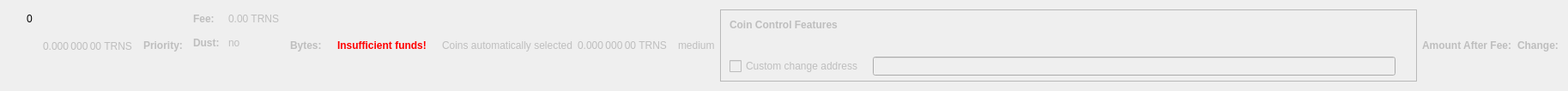
    <widget class="QWidget" name="dummyHideWidget" native="true">
     <property name="maximumSize">
      <size>
       <width>100</width>
       <height>22</height>
      </size>
     </property>
     <layout class="QHBoxLayout" name="dummyHideLayout">
      <item>
       <layout class="QFormLayout" name="formLayoutCoinControl1">
        <property name="horizontalSpacing">
         <number>10</number>
        </property>
        <property name="verticalSpacing">
         <number>14</number>
        </property>
        <property name="leftMargin">
         <number>10</number>
        </property>
        <property name="topMargin">
         <number>4</number>
        </property>
        <property name="rightMargin">
         <number>6</number>
        </property>
        <item row="0" column="1">
         <widget class="QLabel" name="labelCoinControlBytes">
          <property name="cursor">
           <cursorShape>IBeamCursor</cursorShape>
          </property>
          <property name="contextMenuPolicy">
           <enum>Qt::ActionsContextMenu</enum>
          </property>
          <property name="text">
           <string notr="true">0</string>
          </property>
          <property name="textInteractionFlags">
           <set>Qt::LinksAccessibleByMouse|Qt::TextSelectableByKeyboard|Qt::TextSelectableByMouse</set>
          </property>
         </widget>
        </item>
       </layout>
      </item>
      <item>
       <widget class="QLabel" name="labelCoinControlAfterFee">
        <property name="enabled">
         <bool>false</bool>
        </property>
        <property name="sizePolicy">
         <sizepolicy hsizetype="Fixed" vsizetype="Fixed">
          <horstretch>0</horstretch>
          <verstretch>0</verstretch>
         </sizepolicy>
        </property>
        <property name="minimumSize">
         <size>
          <width>111</width>
          <height>12</height>
         </size>
        </property>
        <property name="maximumSize">
         <size>
          <width>111</width>
          <height>12</height>
         </size>
        </property>
        <property name="cursor">
         <cursorShape>IBeamCursor</cursorShape>
        </property>
        <property name="contextMenuPolicy">
         <enum>Qt::ActionsContextMenu</enum>
        </property>
        <property name="text">
         <string notr="true">0.000 000 00 TRNS</string>
        </property>
        <property name="textInteractionFlags">
         <set>Qt::LinksAccessibleByMouse|Qt::TextSelectableByKeyboard|Qt::TextSelectableByMouse</set>
        </property>
       </widget>
      </item>
      <item>
       <widget class="QLabel" name="labelCoinControlPriorityText">
        <property name="enabled">
         <bool>false</bool>
        </property>
        <property name="font">
         <font>
          <weight>75</weight>
          <bold>true</bold>
         </font>
        </property>
        <property name="text">
         <string>Priority:</string>
        </property>
       </widget>
      </item>
      <item>
       <layout class="QHBoxLayout" name="horizontalLayout"/>
      </item>
      <item>
       <layout class="QFormLayout" name="formLayoutCoinControl3">
        <property name="horizontalSpacing">
         <number>10</number>
        </property>
        <property name="verticalSpacing">
         <number>14</number>
        </property>
        <property name="leftMargin">
         <number>6</number>
        </property>
        <property name="topMargin">
         <number>4</number>
        </property>
        <property name="rightMargin">
         <number>6</number>
        </property>
        <item row="0" column="0">
         <widget class="QLabel" name="labelCoinControlFeeText">
          <property name="enabled">
           <bool>false</bool>
          </property>
          <property name="font">
           <font>
            <weight>75</weight>
            <bold>true</bold>
           </font>
          </property>
          <property name="text">
           <string>Fee:</string>
          </property>
          <property name="margin">
           <number>0</number>
          </property>
         </widget>
        </item>
        <item row="0" column="1">
         <widget class="QLabel" name="labelCoinControlFee">
          <property name="enabled">
           <bool>false</bool>
          </property>
          <property name="cursor">
           <cursorShape>IBeamCursor</cursorShape>
          </property>
          <property name="contextMenuPolicy">
           <enum>Qt::ActionsContextMenu</enum>
          </property>
          <property name="text">
           <string notr="true">0.00 TRNS</string>
          </property>
          <property name="textInteractionFlags">
           <set>Qt::LinksAccessibleByMouse|Qt::TextSelectableByKeyboard|Qt::TextSelectableByMouse</set>
          </property>
         </widget>
        </item>
        <item row="1" column="0">
         <widget class="QLabel" name="labelCoinControlLowOutputText">
          <property name="enabled">
           <bool>false</bool>
          </property>
          <property name="font">
           <font>
            <weight>75</weight>
            <bold>true</bold>
           </font>
          </property>
          <property name="text">
           <string>Dust:</string>
          </property>
         </widget>
        </item>
        <item row="1" column="1">
         <widget class="QLabel" name="labelCoinControlLowOutput">
          <property name="enabled">
           <bool>false</bool>
          </property>
          <property name="cursor">
           <cursorShape>IBeamCursor</cursorShape>
          </property>
          <property name="contextMenuPolicy">
           <enum>Qt::ActionsContextMenu</enum>
          </property>
          <property name="text">
           <string>no</string>
          </property>
          <property name="textInteractionFlags">
           <set>Qt::LinksAccessibleByMouse|Qt::TextSelectableByKeyboard|Qt::TextSelectableByMouse</set>
          </property>
         </widget>
        </item>
       </layout>
      </item>
      <item>
       <widget class="QLabel" name="labelCoinControlBytesText">
        <property name="enabled">
         <bool>false</bool>
        </property>
        <property name="font">
         <font>
          <weight>75</weight>
          <bold>true</bold>
         </font>
        </property>
        <property name="text">
         <string>Bytes:</string>
        </property>
       </widget>
      </item>
      <item>
       <layout class="QFormLayout" name="formLayoutCoinControl2">
        <property name="horizontalSpacing">
         <number>10</number>
        </property>
        <property name="verticalSpacing">
         <number>14</number>
        </property>
        <property name="leftMargin">
         <number>6</number>
        </property>
        <property name="topMargin">
         <number>4</number>
        </property>
        <property name="rightMargin">
         <number>6</number>
        </property>
       </layout>
      </item>
      <item>
       <layout class="QHBoxLayout" name="horizontalLayoutCoinControl2">
        <property name="spacing">
         <number>8</number>
        </property>
        <property name="bottomMargin">
         <number>10</number>
        </property>
       </layout>
      </item>
      <item>
       <widget class="QLabel" name="labelCoinControlInsuffFunds">
        <property name="enabled">
         <bool>false</bool>
        </property>
        <property name="minimumSize">
         <size>
          <width>0</width>
          <height>0</height>
         </size>
        </property>
        <property name="font">
         <font>
          <weight>75</weight>
          <bold>true</bold>
         </font>
        </property>
        <property name="styleSheet">
         <string notr="true">color:red;font-weight:bold;</string>
        </property>
        <property name="text">
         <string>Insufficient funds!</string>
        </property>
        <property name="margin">
         <number>5</number>
        </property>
       </widget>
      </item>
      <item>
       <layout class="QFormLayout" name="formLayoutCoinControl4">
        <property name="horizontalSpacing">
         <number>10</number>
        </property>
        <property name="verticalSpacing">
         <number>14</number>
        </property>
        <property name="leftMargin">
         <number>6</number>
        </property>
        <property name="topMargin">
         <number>4</number>
        </property>
        <property name="rightMargin">
         <number>6</number>
        </property>
       </layout>
      </item>
      <item>
       <widget class="QLabel" name="labelCoinControlAutomaticallySelected">
        <property name="enabled">
         <bool>false</bool>
        </property>
        <property name="sizePolicy">
         <sizepolicy hsizetype="Fixed" vsizetype="Fixed">
          <horstretch>0</horstretch>
          <verstretch>0</verstretch>
         </sizepolicy>
        </property>
        <property name="minimumSize">
         <size>
          <width>0</width>
          <height>0</height>
         </size>
        </property>
        <property name="maximumSize">
         <size>
          <width>240</width>
          <height>16777215</height>
         </size>
        </property>
        <property name="text">
         <string>Coins automatically selected</string>
        </property>
        <property name="margin">
         <number>5</number>
        </property>
       </widget>
      </item>
      <item>
       <widget class="QLabel" name="labelCoinControlChange">
        <property name="enabled">
         <bool>false</bool>
        </property>
        <property name="sizePolicy">
         <sizepolicy hsizetype="Fixed" vsizetype="Fixed">
          <horstretch>0</horstretch>
          <verstretch>0</verstretch>
         </sizepolicy>
        </property>
        <property name="minimumSize">
         <size>
          <width>111</width>
          <height>0</height>
         </size>
        </property>
        <property name="maximumSize">
         <size>
          <width>111</width>
          <height>16777215</height>
         </size>
        </property>
        <property name="cursor">
         <cursorShape>IBeamCursor</cursorShape>
        </property>
        <property name="contextMenuPolicy">
         <enum>Qt::ActionsContextMenu</enum>
        </property>
        <property name="text">
         <string notr="true">0.000 000 00 TRNS</string>
        </property>
        <property name="textInteractionFlags">
         <set>Qt::LinksAccessibleByMouse|Qt::TextSelectableByKeyboard|Qt::TextSelectableByMouse</set>
        </property>
       </widget>
      </item>
      <item>
       <widget class="QLabel" name="labelCoinControlPriority">
        <property name="enabled">
         <bool>false</bool>
        </property>
        <property name="cursor">
         <cursorShape>IBeamCursor</cursorShape>
        </property>
        <property name="contextMenuPolicy">
         <enum>Qt::ActionsContextMenu</enum>
        </property>
        <property name="text">
         <string>medium</string>
        </property>
        <property name="textInteractionFlags">
         <set>Qt::LinksAccessibleByMouse|Qt::TextSelectableByKeyboard|Qt::TextSelectableByMouse</set>
        </property>
       </widget>
      </item>
      <item>
       <widget class="QFrame" name="frameCoinControl">
        <property name="sizePolicy">
         <sizepolicy hsizetype="Expanding" vsizetype="Expanding">
          <horstretch>0</horstretch>
          <verstretch>0</verstretch>
         </sizepolicy>
        </property>
        <property name="maximumSize">
         <size>
          <width>16777215</width>
          <height>16777215</height>
         </size>
        </property>
        <property name="frameShape">
         <enum>QFrame::StyledPanel</enum>
        </property>
        <property name="frameShadow">
         <enum>QFrame::Sunken</enum>
        </property>
        <layout class="QVBoxLayout" name="verticalLayoutCoinControl2_2">
         <property name="spacing">
          <number>0</number>
         </property>
         <property name="leftMargin">
          <number>0</number>
         </property>
         <property name="topMargin">
          <number>0</number>
         </property>
         <property name="rightMargin">
          <number>0</number>
         </property>
         <property name="bottomMargin">
          <number>6</number>
         </property>
         <item>
          <layout class="QVBoxLayout" name="verticalLayoutCoinControl" stretch="0,0,0,1">
           <property name="spacing">
            <number>0</number>
           </property>
           <property name="leftMargin">
            <number>10</number>
           </property>
           <property name="topMargin">
            <number>10</number>
           </property>
           <item>
            <layout class="QHBoxLayout" name="horizontalLayoutCoinControl1">
             <property name="bottomMargin">
              <number>15</number>
             </property>
             <item>
              <widget class="QLabel" name="labelCoinControlFeatures">
               <property name="enabled">
                <bool>false</bool>
               </property>
               <property name="sizePolicy">
                <sizepolicy hsizetype="Preferred" vsizetype="Maximum">
                 <horstretch>0</horstretch>
                 <verstretch>0</verstretch>
                </sizepolicy>
               </property>
               <property name="font">
                <font>
                 <weight>75</weight>
                 <bold>true</bold>
                </font>
               </property>
               <property name="styleSheet">
                <string notr="true">font-weight:bold;</string>
               </property>
               <property name="text">
                <string>Coin Control Features</string>
               </property>
              </widget>
             </item>
            </layout>
           </item>
           <item>
            <widget class="QWidget" name="widgetCoinControl" native="true">
             <property name="sizePolicy">
              <sizepolicy hsizetype="Preferred" vsizetype="Preferred">
               <horstretch>0</horstretch>
               <verstretch>0</verstretch>
              </sizepolicy>
             </property>
             <property name="minimumSize">
              <size>
               <width>0</width>
               <height>0</height>
              </size>
             </property>
             <property name="styleSheet">
              <string notr="true"/>
             </property>
             <layout class="QHBoxLayout" name="horizontalLayoutCoinControl5_2">
              <property name="leftMargin">
               <number>0</number>
              </property>
              <property name="topMargin">
               <number>0</number>
              </property>
              <property name="rightMargin">
               <number>0</number>
              </property>
              <property name="bottomMargin">
               <number>0</number>
              </property>
              <item>
               <layout class="QHBoxLayout" name="horizontalLayoutCoinControl3">
                <property name="spacing">
                 <number>20</number>
                </property>
                <property name="topMargin">
                 <number>0</number>
                </property>
                <property name="bottomMargin">
                 <number>10</number>
                </property>
               </layout>
              </item>
             </layout>
            </widget>
           </item>
           <item>
            <layout class="QHBoxLayout" name="horizontalLayoutCoinControl4" stretch="0,0,0">
             <property name="spacing">
              <number>12</number>
             </property>
             <property name="sizeConstraint">
              <enum>QLayout::SetDefaultConstraint</enum>
             </property>
             <property name="topMargin">
              <number>5</number>
             </property>
             <property name="rightMargin">
              <number>5</number>
             </property>
             <item>
              <widget class="QCheckBox" name="checkBoxCoinControlChange">
               <property name="enabled">
                <bool>false</bool>
               </property>
               <property name="toolTip">
                <string>If this is activated, but the change address is empty or invalid, change will be sent to a newly generated address.</string>
               </property>
               <property name="text">
                <string>Custom change address</string>
               </property>
              </widget>
             </item>
             <item>
              <widget class="QValidatedLineEdit" name="lineEditCoinControlChange">
               <property name="enabled">
                <bool>false</bool>
               </property>
               <property name="sizePolicy">
                <sizepolicy hsizetype="Expanding" vsizetype="Fixed">
                 <horstretch>0</horstretch>
                 <verstretch>0</verstretch>
                </sizepolicy>
               </property>
              </widget>
             </item>
             <item>
              <widget class="QLabel" name="labelCoinControlChangeLabel_2">
               <property name="sizePolicy">
                <sizepolicy hsizetype="Preferred" vsizetype="Expanding">
                 <horstretch>0</horstretch>
                 <verstretch>0</verstretch>
                </sizepolicy>
               </property>
               <property name="minimumSize">
                <size>
                 <width>0</width>
                 <height>0</height>
                </size>
               </property>
               <property name="text">
                <string/>
               </property>
               <property name="margin">
                <number>3</number>
               </property>
              </widget>
             </item>
            </layout>
           </item>
           <item>
            <spacer name="verticalSpacerCoinControl">
             <property name="orientation">
              <enum>Qt::Vertical</enum>
             </property>
             <property name="sizeHint" stdset="0">
              <size>
               <width>800</width>
               <height>1</height>
              </size>
             </property>
            </spacer>
           </item>
          </layout>
         </item>
        </layout>
       </widget>
      </item>
      <item>
       <widget class="QLabel" name="labelCoinControlAfterFeeText">
        <property name="enabled">
         <bool>false</bool>
        </property>
        <property name="minimumSize">
         <size>
          <width>0</width>
          <height>0</height>
         </size>
        </property>
        <property name="maximumSize">
         <size>
          <width>16777215</width>
          <height>16777215</height>
         </size>
        </property>
        <property name="font">
         <font>
          <weight>75</weight>
          <bold>true</bold>
         </font>
        </property>
        <property name="text">
         <string>Amount After Fee:</string>
        </property>
        <property name="alignment">
         <set>Qt::AlignLeading|Qt::AlignLeft|Qt::AlignVCenter</set>
        </property>
        <property name="margin">
         <number>0</number>
        </property>
       </widget>
      </item>
      <item>
       <widget class="QLabel" name="labelCoinControlChangeText">
        <property name="enabled">
         <bool>false</bool>
        </property>
        <property name="sizePolicy">
         <sizepolicy hsizetype="Preferred" vsizetype="Preferred">
          <horstretch>0</horstretch>
          <verstretch>0</verstretch>
         </sizepolicy>
        </property>
        <property name="minimumSize">
         <size>
          <width>0</width>
          <height>0</height>
         </size>
        </property>
        <property name="maximumSize">
         <size>
          <width>16777215</width>
          <height>16777215</height>
         </size>
        </property>
        <property name="font">
         <font>
          <weight>75</weight>
          <bold>true</bold>
         </font>
        </property>
        <property name="text">
         <string>Change:</string>
        </property>
        <property name="alignment">
         <set>Qt::AlignLeading|Qt::AlignLeft|Qt::AlignVCenter</set>
        </property>
       </widget>
      </item>
     </layout>
    </widget>
